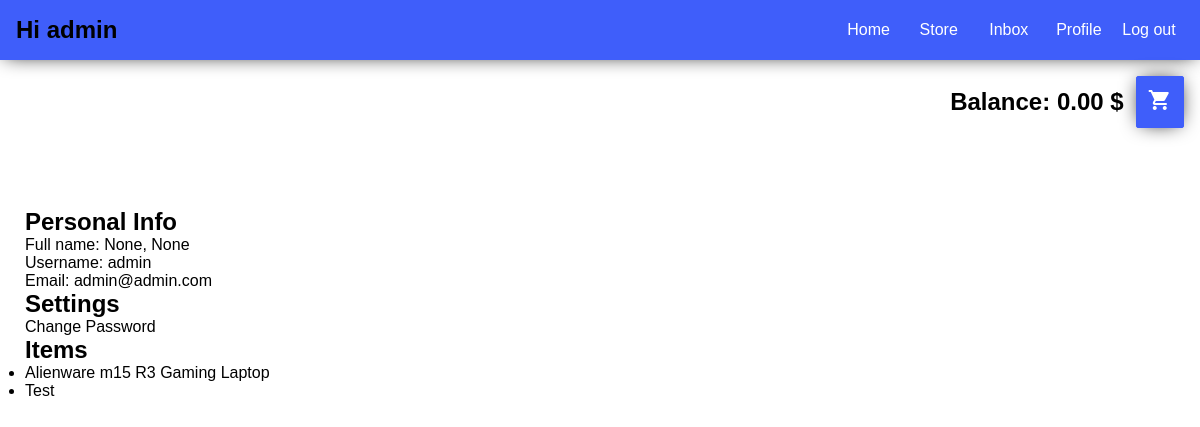
Page /ecommerce/profile/ (signed in) on the committed database.
### user/models.py (models this page shows, shortened)
class User(AbstractUser):
    username = models.CharField(max_length=30, unique=True)
    email = models.EmailField(max_length=60, unique=True)
    balance = models.DecimalField(default=0, max_digits=10, decimal_places=2,
                                  validators=[MinValueValidator(Decimal('0'))])
    first_name = models.CharField(max_length=60, null=True, blank=True)
    last_name = models.CharField(max_length=60, null=True, blank=True)
    is_admin = models.BooleanField(default=False)
    is_active = models.BooleanField(default=True)
    is_staff = models.BooleanField(default=False)
    is_superuser = models.BooleanField(default=False)
    date_joined = models.DateTimeField(auto_now_add=True)
    last_login = models.DateTimeField(auto_now=True)
    ACCOUNT_TYPE_CHOICES = [
        ('Premium', 'premium'),
        ('Default', 'default')
    ]
    account_type = models.CharField(max_length=20, choices=ACCOUNT_TYPE_CHOICES, default='default')
    USERNAME_FIELD = 'username'
    objects = UserManager()
    def __str__(self):
        return self.username

### ecommerce/models.py (models this page shows, shortened)
class Item(models.Model):
    name = models.CharField(max_length=200)
    tag = models.ManyToManyField(to='Tag')
    user = models.ForeignKey(to=User, on_delete=models.DO_NOTHING)
    quantity = models.PositiveIntegerField(default=1)
    available = models.BooleanField(default=True)
    price = models.DecimalField(default=0, max_digits=10, decimal_places=2,
                                validators=[MinValueValidator(Decimal('0'))])

### ecommerce/views.py (the view)
# urls.py: path('profile/', ProfileView.as_view(), name='profile'),
@method_decorator(login_required, name='dispatch')
class ProfileView(View):
    template_name = 'ecommerce/profile.html'
    def get(self, request, *args, **kwargs) -> 'HttpResponse':
        return render(request, self.template_name, {
            'user': request.user
        })

### templates/ecommerce/profile.html
{% extends 'ecommerce/base.html' %}
{% block current_page %}
    Hi {{ user }}
{% endblock %}
{% block page-content %}
    <div>
        <h2>Personal Info</h2>
        <p>Full name: {{ user.first_name }}, {{ user.last_name }}</p>
        <p>Username: {{ user.username }}</p>
        <p>Email: {{ user.email }}</p>
    </div>
    <div>
        <h2>Settings</h2>
        <a>Change Password</a>
    </div>
    <div>
        <h2>Items</h2>
        <ul>
            {% for item in user.item_set.all %}
                <li>
                    <a href="{% url 'ecommerce:item_create_details' item.pk %}">{{ item.name }}</a>
                </li>
            {% endfor %}
        </ul>
    </div>
{% endblock %}

### templates/ecommerce/base.html (shortened to what this page needs)
{% extends 'base.html' %}
{% block navigation %}
    <nav class="navbar">
        <h2 class="nav-current-page">
            {% block current_page %}
            {% endblock %}
        </h2>
        <ul class="nav-links">
            <li>
                <a href="{% url 'ecommerce:home' %}">Home</a>
            </li>
            <li>
                <a href="{% url 'ecommerce:store' %}">Store</a>
            </li>
            <li>
                <a href="{% url 'ecommerce:inbox' %}">Inbox</a>
            </li>
            <li>
                <a href="{% url 'ecommerce:profile' %}">Profile</a>
            </li>
            <li>
                <a href="{% url 'user:logout' %}" class="logout-link">Log out</a>
            </li>
        </ul>
    </nav>
    <div style="flex-direction: row-reverse; justify-content: right; margin-right: 1em; margin-top: 1em; display: flex">
        <a href="{% url 'ecommerce:cart' user.cart_set.last.id %}" class="btn"><span class="material-icons">
</span></a>
        <h2 style="margin: auto 0.5em auto 0; display: inline-block;">Balance: {{ user.balance }} $</h2>
    </div>
{% endblock %}
{% block content %}
    <div class="page-wrapper">
        {% block page-content %}
        {% endblock %}
    </div>
{% endblock %}

### static/main.css (style rules this page uses)
:root { --blue: #3f5efa; --dark-blue: #1953ff; --lime: #6aff0e; --graphite: #242121; --green: #19b501; --red: #ff1f31; --orange: #f8a00a; }
* { margin: 0; padding: 0; }
body { font-family: Consolas, Arial, sans-serif; min-height: 100vh; }
a { text-decoration: none; cursor: pointer; color: black; }
.btn { padding: 0.7em; box-sizing: border-box; box-shadow: 0 0 20px -5px black; background-color: var(--blue); border: 1px solid var(--blue); border-radius: 2px; cursor: pointer; color: white; }
.page-wrapper { margin: 5em 25px; }

### static/components/navbar.css (style rules this page uses)
.navbar { display: flex; justify-content: space-between; box-sizing: border-box; box-shadow: 0 0 20px -5px black; width: 100%; padding: 1em; background-color: var(--blue); min-height: 60px; }
.nav-current-page { flex: 7; }
.nav-links { display: flex; flex: 3; }
.nav-links li { display: flex; list-style: none; flex: 1; justify-content: center; text-align: center; }
.nav-links a { display: inline-block; margin: auto 0; color: white; }

### rows in the picture
User: username "admin", balance "0.00", first_name "None", last_name "None", email "admin@admin.com"
Item: name "Alienware m15 R3 Gaming Laptop"
Item: name "Test"
